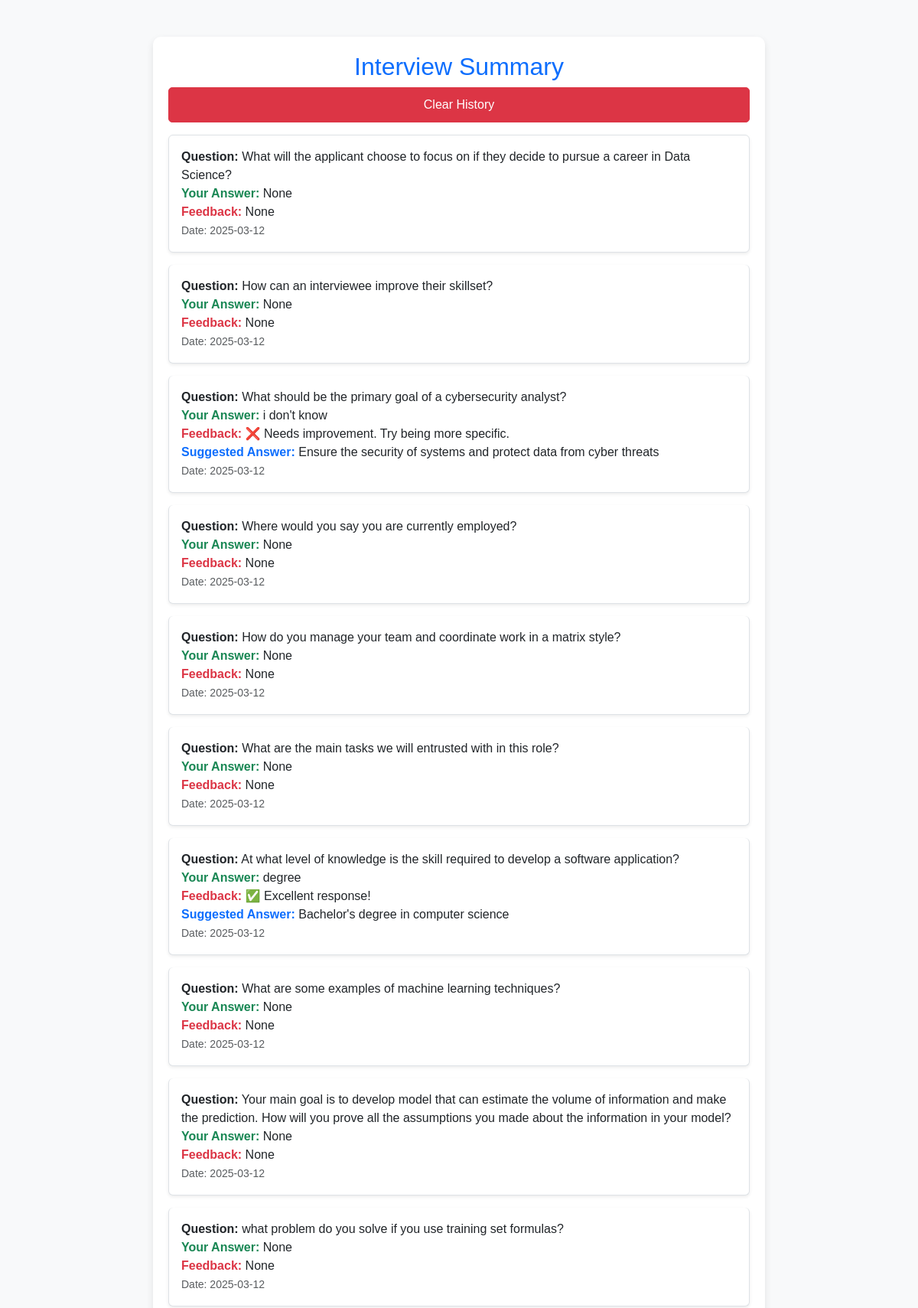
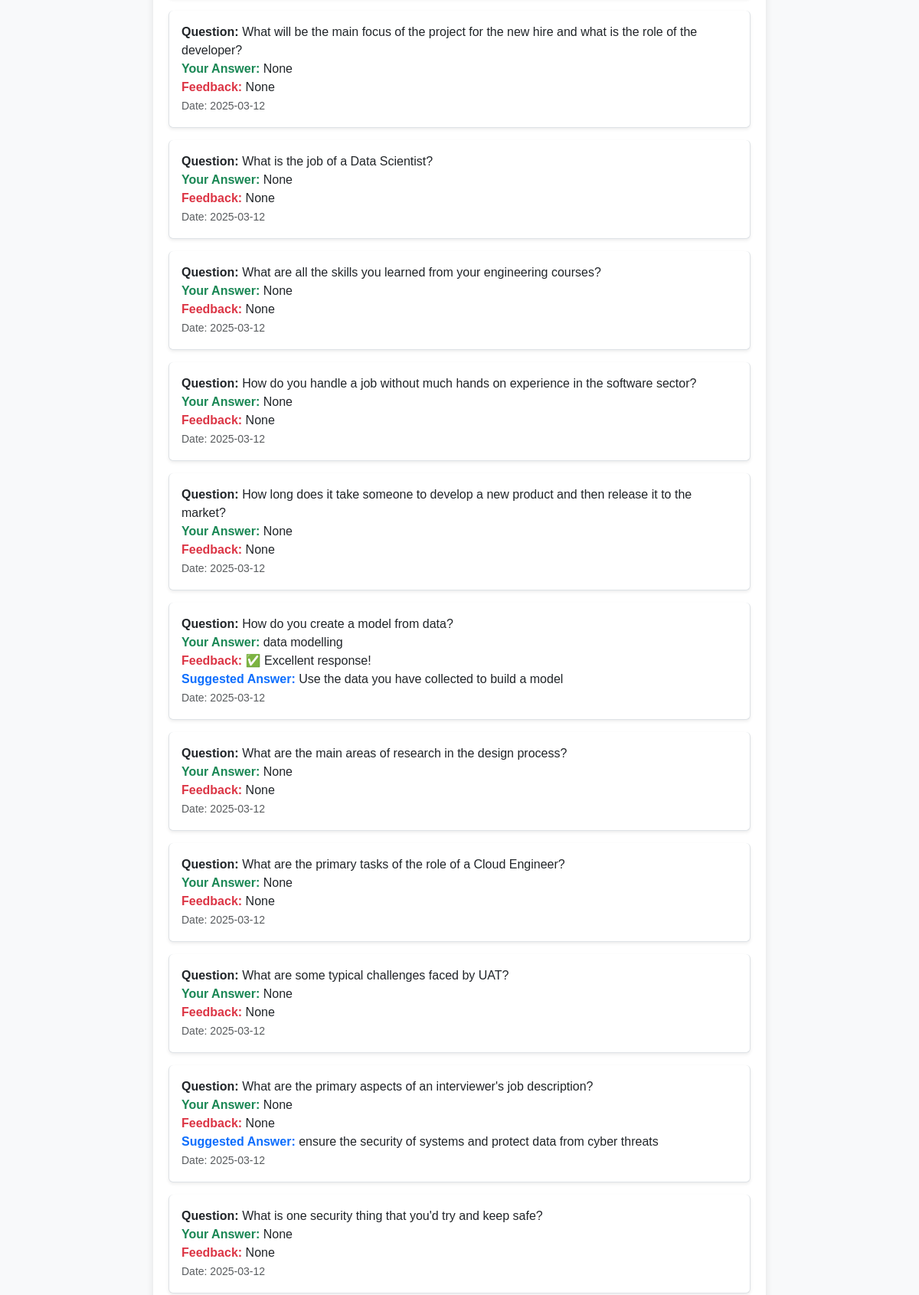
/summary/ (signed in, upper part), run on the app's committed database (2 pictures, top to bottom).
### ai_interview/models.py (models this page shows, shortened)
class InterviewPractice(models.Model):
    user = models.ForeignKey(User, on_delete=models.CASCADE)
    job = models.ForeignKey(Job, on_delete=models.SET_NULL, null=True, blank=True)  # Link job descriptions
    domain = models.CharField(max_length=100)
    job_description = models.TextField()
    question = models.TextField()
    user_answer = models.TextField(blank=True, null=True)
    feedback = models.TextField(blank=True, null=True)
    suggested_answer = models.TextField(blank=True, null=True)
    timestamp = models.DateTimeField(auto_now_add=True)

### ai_interview/views.py (the view)
# urls.py: path("summary/", summary_view, name="summary"),
@login_required
def summary_view(request):
    user_responses = InterviewPractice.objects.filter(user=request.user).order_by('-id')
    personality = PersonalityAnalysis.objects.filter(user=request.user).first()
    return render(request, "summary.html", {
        "user_responses": user_responses,
        "personality": personality
    })

### ai_interview/templates/summary.html (shortened to what this page needs)
<!DOCTYPE html>
<html lang="en">
<head>
    <link href="https://cdn.jsdelivr.net/npm/bootstrap@5.3.3/dist/css/bootstrap.min.css" rel="stylesheet">
</head>
<body>
    <div class="container mt-5">
        <h2 class="text-center text-primary">Interview Summary</h2>
        {% if user_responses %}
            <form action="{% url 'clear_history' %}" method="POST" onsubmit="return confirm('Are you sure you want to clear your history?');">
                <button type="submit" class="btn btn-danger btn-custom">Clear History</button>
            </form>
            <div class="list-group mt-3">
                {% for response in user_responses %}
                    <div class="list-group-item mb-3 p-3 shadow-sm rounded">
                        <strong class="text-dark">Question:</strong> {{ response.question }} <br>
                        <strong class="text-success">Your Answer:</strong> {{ response.user_answer }} <br>
                        <strong class="text-danger">Feedback:</strong> {{ response.feedback }} <br>
                        {% if response.suggested_answer %}
                            <strong class="text-primary">Suggested Answer:</strong> {{ response.suggested_answer }} <br>
                        {% endif %}
                        <small class="text-muted">Date: {{ response.timestamp|date:"Y-m-d" }}</small>
                    </div>
                {% endfor %}
            </div>
        {% else %}
            <p class="text-center text-muted">No past responses found.</p>
        {% endif %}
    </div>
</body>
</html>

### ai_interview/templates/summary.html (style rules this page uses)
body { background-color: #f8f9fa; font-family: 'Poppins', sans-serif; }
.container { max-width: 800px; background: white; padding: 20px; border-radius: 10px; box-shadow: 0px 4px 10px rgba(0, 0, 0, 0.1); margin-top: 30px; }
.btn-custom { width: 100%; padding: 10px; border-radius: 5px; font-size: 16px; transition: 0.3s ease-in-out; }

### data on the page
InterviewPractice: question "What will the applicant choose to focus on if they decide to pursue a career in Data Science?", user_answer "None", feedback "None", timestamp "2025-03-12"
InterviewPractice: question "How can an interviewee improve their skillset?", user_answer "None", feedback "None", timestamp "2025-03-12"
InterviewPractice: question "What should be the primary goal of a cybersecurity analyst?", user_answer "i don't know", feedback "❌ Needs improvement. Try being more specific.", suggested_answer "Ensure the security of systems and protect data from cyber threats", timestamp "2025-03-12"
InterviewPractice: question "Where would you say you are currently employed?", user_answer "None", feedback "None", timestamp "2025-03-12"
InterviewPractice: question "How do you manage your team and coordinate work in a matrix style?", user_answer "None", feedback "None", timestamp "2025-03-12"
InterviewPractice: question "What are the main tasks we will entrusted with in this role?", user_answer "None", feedback "None", timestamp "2025-03-12"
InterviewPractice: question "At what level of knowledge is the skill required to develop a software application?", user_answer "degree", feedback "✅ Excellent response!", suggested_answer "Bachelor's degree in computer science", timestamp "2025-03-12"
InterviewPractice: question "What are some examples of machine learning techniques?", user_answer "None", feedback "None", timestamp "2025-03-12"
InterviewPractice: question "Your main goal is to develop model that can estimate the volume of information and make the prediction. How will you prove all the assumptions you made about the information in your model?", user_answer "None", feedback "None", timestamp "2025-03-12"
InterviewPractice: question "what problem do you solve if you use training set formulas?", user_answer "None", feedback "None", timestamp "2025-03-12"
InterviewPractice: question "What will be the main focus of the project for the new hire and what is the role of the developer?", user_answer "None", feedback "None", timestamp "2025-03-12"
InterviewPractice: question "What is the job of a Data Scientist?", user_answer "None", feedback "None", timestamp "2025-03-12"
InterviewPractice: question "What are all the skills you learned from your engineering courses?", user_answer "None", feedback "None", timestamp "2025-03-12"
InterviewPractice: question "How do you handle a job without much hands on experience in the software sector?", user_answer "None", feedback "None", timestamp "2025-03-12"
InterviewPractice: question "How long does it take someone to develop a new product and then release it to the market?", user_answer "None", feedback "None", timestamp "2025-03-12"
InterviewPractice: question "How do you create a model from data?", user_answer "data modelling", feedback "✅ Excellent response!", suggested_answer "Use the data you have collected to build a model", timestamp "2025-03-12"
InterviewPractice: question "What are the main areas of research in the design process?", user_answer "None", feedback "None", timestamp "2025-03-12"
InterviewPractice: question "What are the primary tasks of the role of a Cloud Engineer?", user_answer "None", feedback "None", timestamp "2025-03-12"
InterviewPractice: question "What are some typical challenges faced by UAT?", user_answer "None", feedback "None", timestamp "2025-03-12"
InterviewPractice: question "What are the primary aspects of an interviewer's job description?", user_answer "None", feedback "None", suggested_answer "ensure the security of systems and protect data from cyber threats", timestamp "2025-03-12"
InterviewPractice: question "What is one security thing that you'd try and keep safe?", user_answer "None", feedback "None", timestamp "2025-03-12"
